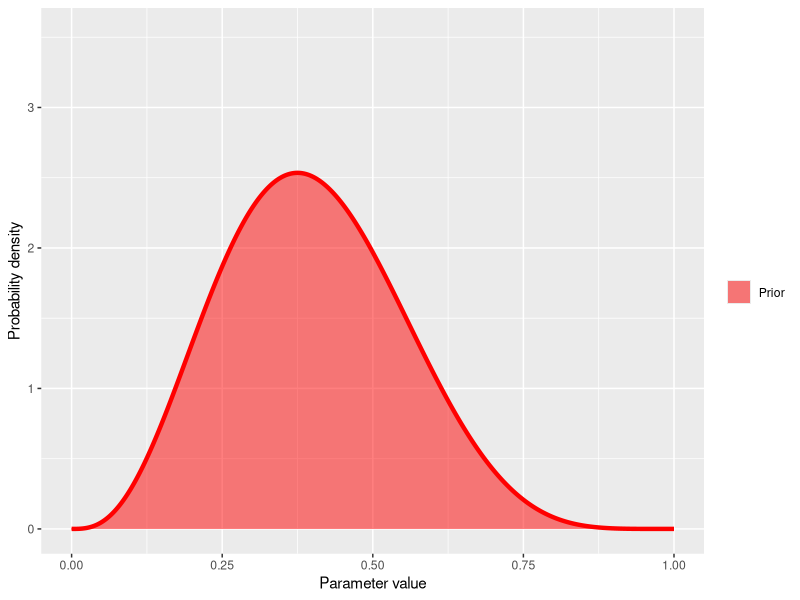
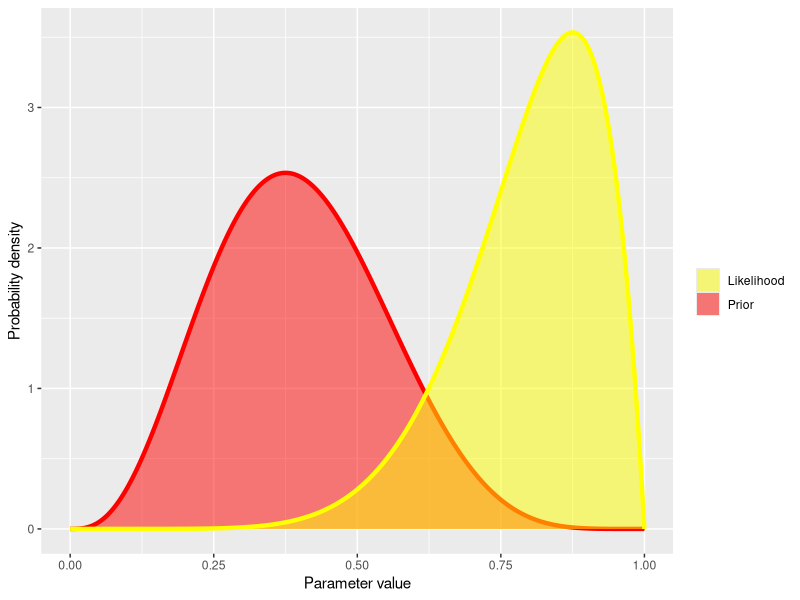
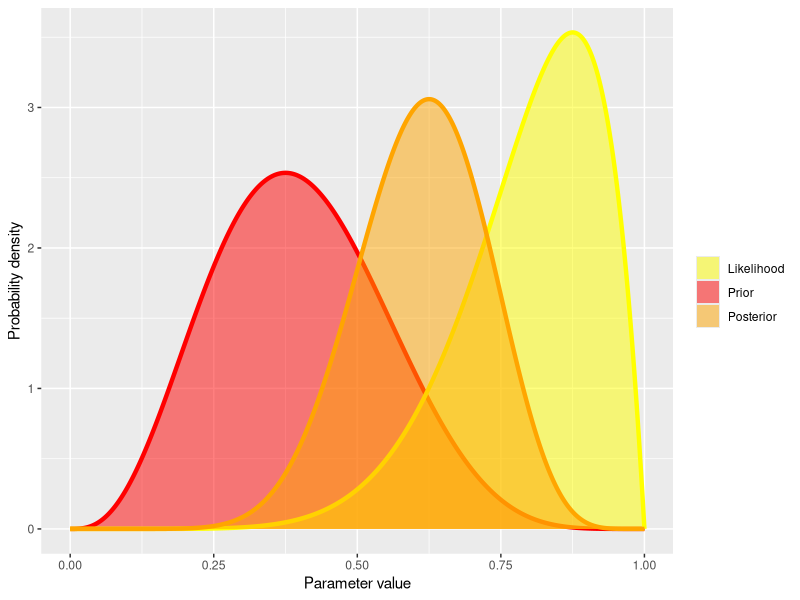
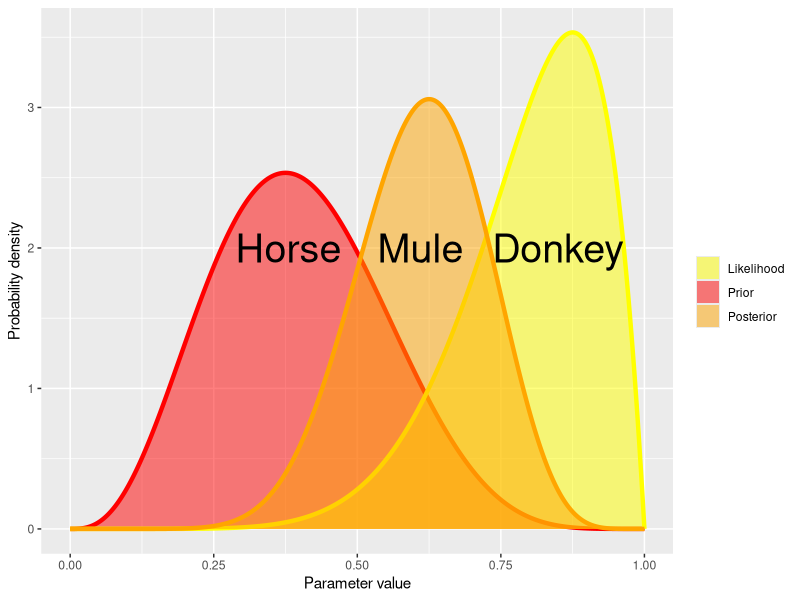
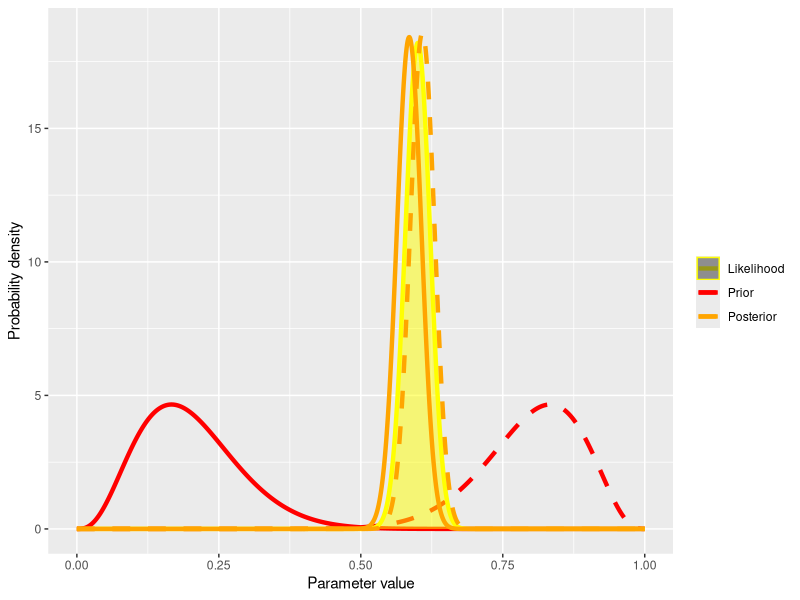
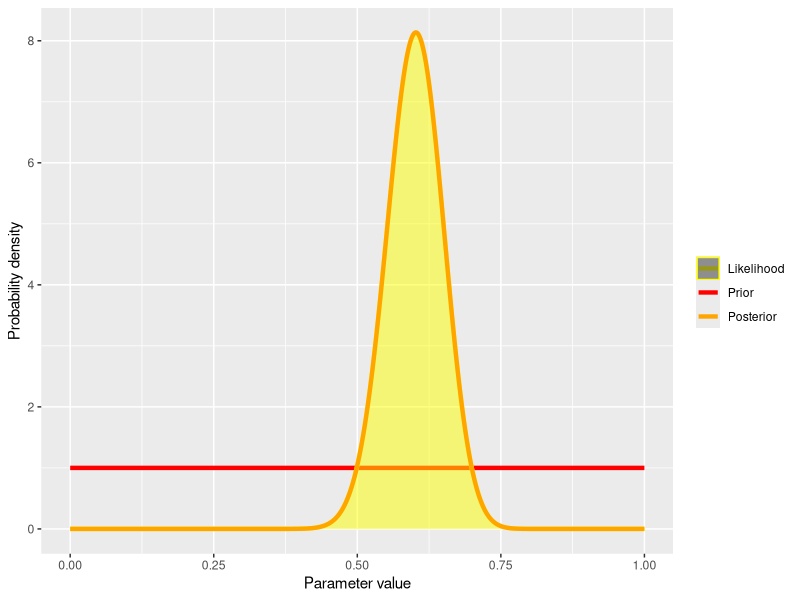
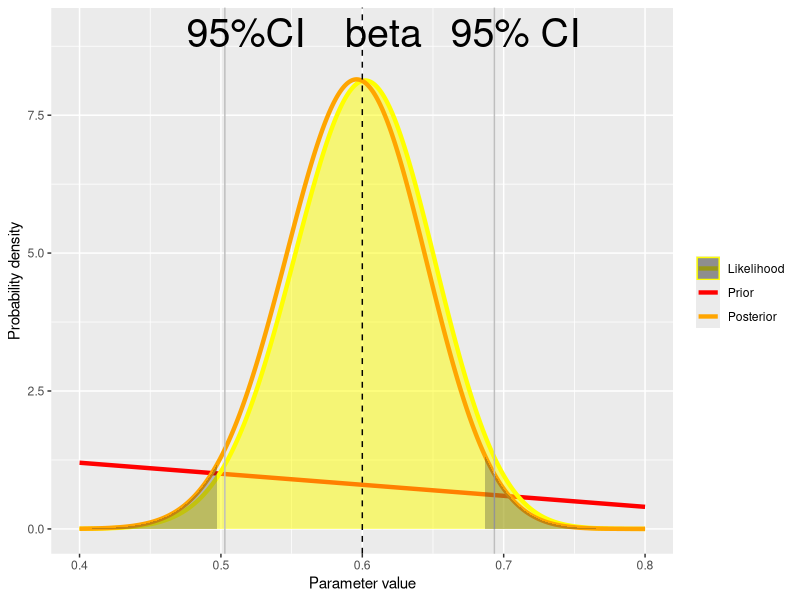
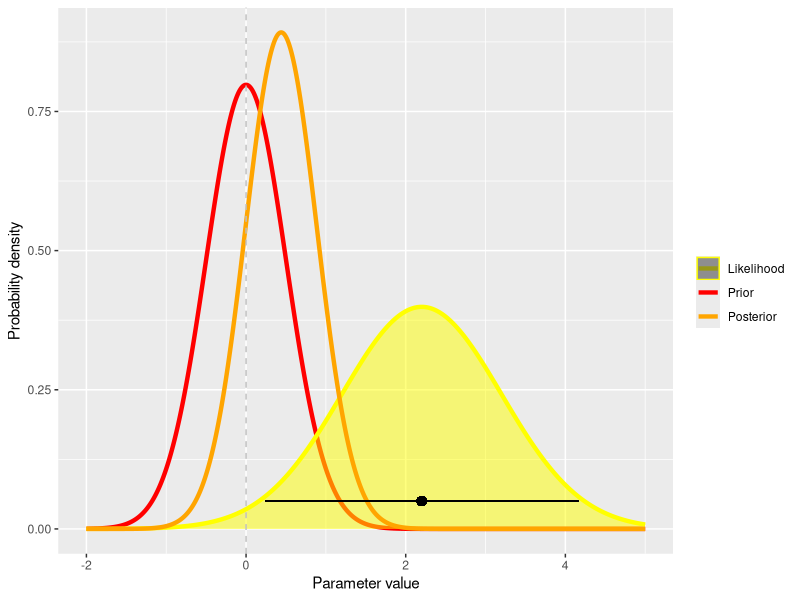

Here is the R script that generated these plots, in order:
## -----------------------------------------------------------------------------
#| echo: false
n <- 100
prior <- 0.01
type_1 <- 0.05
type_2 <- 0.2

ba <- n * (1 - prior) * type_1
bb <- n * (1 - prior) * (1 - type_1)
bc <- n * prior * (1 - type_2)
bd <- n * prior * type_2


## -----------------------------------------------------------------------------
#| echo: false
n <- 100
prior <- 0.2
type_1 <- 0.05
type_2 <- 0.2

ba <- n * (1 - prior) * type_1
bb <- n * (1 - prior) * (1 - type_1)
bc <- n * prior * (1 - type_2)
bd <- n * prior * type_2


## -----------------------------------------------------------------------------
#| echo: false
library(tidyverse)
dat <- data.frame(x = seq(0, 1, len = 1001)) %>%
  mutate(
    prior = dbeta(x, 4, 6),
    likelihood = dbeta(x, 8, 2),
    posterior = prior * likelihood / 0.3
  )
ggplot(dat, aes(x = x)) +
  geom_line(aes(y = prior, color = "pr"), linewidth = 1.5) +
  geom_area(aes(y = prior, color = "pr", fill = "pr"), alpha = 0.5) +
  labs(x = "Parameter value", y = "Probability density", color = "", fill = "") +
  scale_color_manual(
    values = c("pr" = "red"),
    labels = c("Prior")
  ) +
  scale_fill_manual(
    values = c("pr" = "red"),
    labels = c("Prior")
  ) +
  guides(color = "none") +
  ylim(0, max(dat$likelihood))


## -----------------------------------------------------------------------------
#| echo: false
ggplot(dat, aes(x = x)) +
  geom_line(aes(y = prior, color = "pr"), linewidth = 1.5) +
  geom_area(aes(y = prior, color = "pr", fill = "pr"), alpha = 0.5) +
  geom_line(aes(y = likelihood, color = "lik"), linewidth = 1.5) +
  geom_area(aes(y = likelihood, color = "lik", fill = "lik"), alpha = 0.5) +
  labs(x = "Parameter value", y = "Probability density", color = "", fill = "") +
  scale_color_manual(
    values = c("pr" = "red", "lik" = "yellow", "ps" = "orange"),
    labels = c("Prior", "Likelihood", "Posterior")
  ) +
  scale_fill_manual(
    values = c("pr" = "red", "lik" = "yellow"),
    labels = c("Likelihood", "Prior")
  ) +
  guides(color = "none") +
  ylim(0, max(dat$likelihood))


## -----------------------------------------------------------------------------
#| echo: false
ggplot(dat, aes(x = x)) +
  geom_line(aes(y = prior, color = "pr"), linewidth = 1.5) +
  geom_area(aes(y = prior, color = "pr", fill = "pr"), alpha = 0.5) +
  geom_line(aes(y = likelihood, color = "lik"), linewidth = 1.5) +
  geom_area(aes(y = likelihood, color = "lik", fill = "lik"), alpha = 0.5) +
  geom_line(aes(y = posterior, color = "ps"), linewidth = 1.5) +
  geom_area(aes(y = posterior, color = "ps", fill = "ps"), alpha = 0.5) +
  labs(x = "Parameter value", y = "Probability density", color = "", fill = "") +
  scale_color_manual(
    values = c("pr" = "red", "lik" = "yellow", "ps" = "orange"),
    labels = c("Prior", "Likelihood", "Posterior")
  ) +
  scale_fill_manual(
    values = c("pr" = "red", "lik" = "yellow", "ps" = "orange"),
    labels = c("Likelihood", "Prior", "Posterior")
  ) +
  guides(color = "none") +
  ylim(0, max(dat$likelihood))


## -----------------------------------------------------------------------------
#| echo: false
dat_text <- data.frame(
  x = c(0.38, 0.61, 0.85), y = 2,
  label = c("Horse", "Mule", "Donkey")
)
ggplot(dat, aes(x = x)) +
  geom_line(aes(y = prior, color = "pr"), linewidth = 1.5) +
  geom_area(aes(y = prior, color = "pr", fill = "pr"), alpha = 0.5) +
  geom_line(aes(y = likelihood, color = "lik"), linewidth = 1.5) +
  geom_area(aes(y = likelihood, color = "lik", fill = "lik"), alpha = 0.5) +
  geom_line(aes(y = posterior, color = "ps"), linewidth = 1.5) +
  geom_area(aes(y = posterior, color = "ps", fill = "ps"), alpha = 0.5) +
  labs(x = "Parameter value", y = "Probability density", color = "", fill = "") +
  scale_color_manual(
    values = c("pr" = "red", "lik" = "yellow", "ps" = "orange"),
    labels = c("Prior", "Likelihood", "Posterior")
  ) +
  scale_fill_manual(
    values = c("pr" = "red", "lik" = "yellow", "ps" = "orange"),
    labels = c("Likelihood", "Prior", "Posterior")
  ) +
  guides(color = "none") +
  ylim(0, max(dat$likelihood)) +
  geom_text(data = dat_text, aes(x = x, y = y, label = label), size = 10)


## -----------------------------------------------------------------------------
#| echo: false
dat <- data.frame(x = seq(0, 1, len = 1000)) %>%
  mutate(
    pr_1 = dbeta(x, 4, 16),
    pr_2 = dbeta(x, 16, 4),
    lik = dbeta(x, 300, 200),
    pr_lik_1 = pr_1 * lik,
    ps_1 = pr_lik_1 / sum(pr_lik_1) * sum(pr_1),
    pr_lik_2 = pr_2 * lik,
    ps_2 = pr_lik_2 / sum(pr_lik_2) * sum(pr_2)
  )
ggplot(dat, aes(x = x)) +
  geom_line(aes(y = pr_1, color = "pr"), linewidth = 1.5) +
  geom_line(aes(y = pr_2, color = "pr"), linewidth = 1.5, linetype = 2) +
  geom_line(aes(y = lik, color = "lik"), linewidth = 1.5) +
  geom_area(aes(y = lik, color = "lik", fill = "lik"), alpha = 0.5) +
  geom_line(aes(y = ps_1, color = "ps"), linewidth = 1.5) +
  geom_line(aes(y = ps_2, color = "ps"), linewidth = 1.5, linetype = 2) +
  labs(x = "Parameter value", y = "Probability density", color = "", fill = "") +
  scale_color_manual(
    values = c("lik" = "yellow", "pr" = "red", "pr" = "red", "ps" = "orange"),
    labels = c("Likelihood", "Prior", "Posterior")
  ) +
  scale_fill_manual(values = c("lik" = "yellow")) +
  guides(fill = "none")


## -----------------------------------------------------------------------------
#| echo: false
dat <- data.frame(x = seq(0, 1, len = 1000)) %>%
  mutate(
    pr = dunif(x, 0, 1),
    lik = dbeta(x, 60, 40),
    pr_lik = pr * lik,
    ps = pr_lik / sum(pr_lik) * sum(pr),
  )
ggplot(dat, aes(x = x)) +
  geom_line(aes(y = pr, color = "pr"), linewidth = 1.5) +
  geom_line(aes(y = lik, color = "lik"), linewidth = 1.5) +
  geom_area(aes(y = lik, color = "lik", fill = "lik"), alpha = 0.5) +
  geom_line(aes(y = ps, color = "ps"), linewidth = 1.5) +
  labs(x = "Parameter value", y = "Probability density", color = "", fill = "") +
  scale_color_manual(
    values = c("lik" = "yellow", "pr" = "red", "pr" = "red", "ps" = "orange"),
    labels = c("Likelihood", "Prior", "Posterior")
  ) +
  scale_fill_manual(values = c("lik" = "yellow")) +
  guides(fill = "none")


## -----------------------------------------------------------------------------
#| echo: false
dat <- data.frame(x = seq(0, 1, len = 1001)) %>%
  mutate(
    pr = dbeta(x, 1, 2),
    lik = dbeta(x, 60, 40),
    pr_lik = pr * lik,
    ps = pr_lik / sum(pr_lik) * 1000,
  )
inter_ps <- c(
  min(which(cumsum(dat$ps) / sum(dat$ps) > 0.025)),
  min(which(cumsum(dat$ps) / sum(dat$ps) > 0.975))
)
dat_inter_1 <- dat[1:inter_ps[1], ]
dat_inter_2 <- dat[inter_ps[2]:nrow(dat), ]
dat_text <- data.frame(
  x = c(qbeta(0.025, 60, 40), 0.6, qbeta(0.975, 60, 40)),
  label = c("95%CI", "beta", "95% CI"),
  y = 9
)
ggplot(dat, aes(x = x)) +
  geom_line(aes(y = pr, color = "pr"), linewidth = 1.5) +
  geom_line(aes(y = lik, color = "lik"), linewidth = 1.5) +
  geom_area(aes(y = lik, color = "lik", fill = "lik"), alpha = 0.5) +
  geom_line(aes(y = ps, color = "ps"), linewidth = 1.5) +
  labs(x = "Parameter value", y = "Probability density", color = "", fill = "") +
  scale_color_manual(
    values = c("lik" = "yellow", "pr" = "red", "pr" = "red", "ps" = "orange"),
    labels = c("Likelihood", "Prior", "Posterior")
  ) +
  scale_fill_manual(values = c("lik" = "yellow")) +
  guides(fill = "none") +
  xlim(0.4, 0.8) +
  ylim(0, 9) +
  geom_vline(aes(xintercept = 0.6), linetype = 2) +
  geom_vline(aes(xintercept = qbeta(0.025, 60, 40)), color = "grey") +
  geom_vline(aes(xintercept = qbeta(0.975, 60, 40)), colour = "grey") +
  geom_area(data = dat_inter_1, aes(y = ps), alpha = 0.3) +
  geom_area(data = dat_inter_2, aes(y = ps), alpha = 0.3) +
  geom_text(data = dat_text, aes(x = x, y = y, label = label), nudge_x = 0.015, size = 10)


## -----------------------------------------------------------------------------
#| echo: false
dat <- data.frame(x = seq(-2, 5, len = 1001)) %>%
  mutate(
    pr = dnorm(x, 0, 0.5),
    lik = dnorm(x, 2.2, 1),
    pr_lik = pr * lik,
    ps = pr_lik / sum(pr_lik) * sum(pr),
  )
ggplot(dat, aes(x = x)) +
  geom_line(aes(y = pr, color = "pr"), linewidth = 1.5) +
  geom_line(aes(y = lik, color = "lik"), linewidth = 1.5) +
  geom_area(aes(y = lik, color = "lik", fill = "lik"), alpha = 0.5) +
  geom_line(aes(y = ps, color = "ps"), linewidth = 1.5) +
  geom_pointrange(aes(x = 2.2, y = 0.05, xmin = qnorm(0.025, 2.2, 1), xmax = qnorm(0.975, 2.2, 1))) +
  labs(x = "Parameter value", y = "Probability density", color = "", fill = "") +
  geom_vline(aes(xintercept = 0), color = "grey", linetype = 2) +
  scale_color_manual(
    values = c("lik" = "yellow", "pr" = "red", "pr" = "red", "ps" = "orange"),
    labels = c("Likelihood", "Prior", "Posterior")
  ) +
  scale_fill_manual(values = c("lik" = "yellow")) +
  guides(fill = "none")

